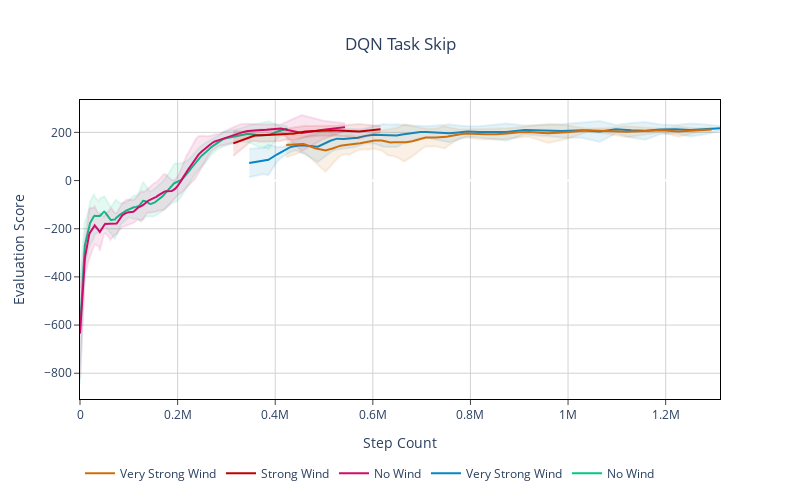

Notebook source saved alongside this figure:
### Code cell
fig = vis.plot_trajectories([dqn_curr_1_stats, dqn_curr_2_stats], title="DQN Task Skip",
                value_domain='agent_evaluations', time_domain='steps', save_path='./outputs/dqn',
                task_trace_start='mean', show_std=True, show_run_traces=False, ignore_outliers=True, save_format='svg')
fig.update_layout( autosize=False, width=800, height=500, )
